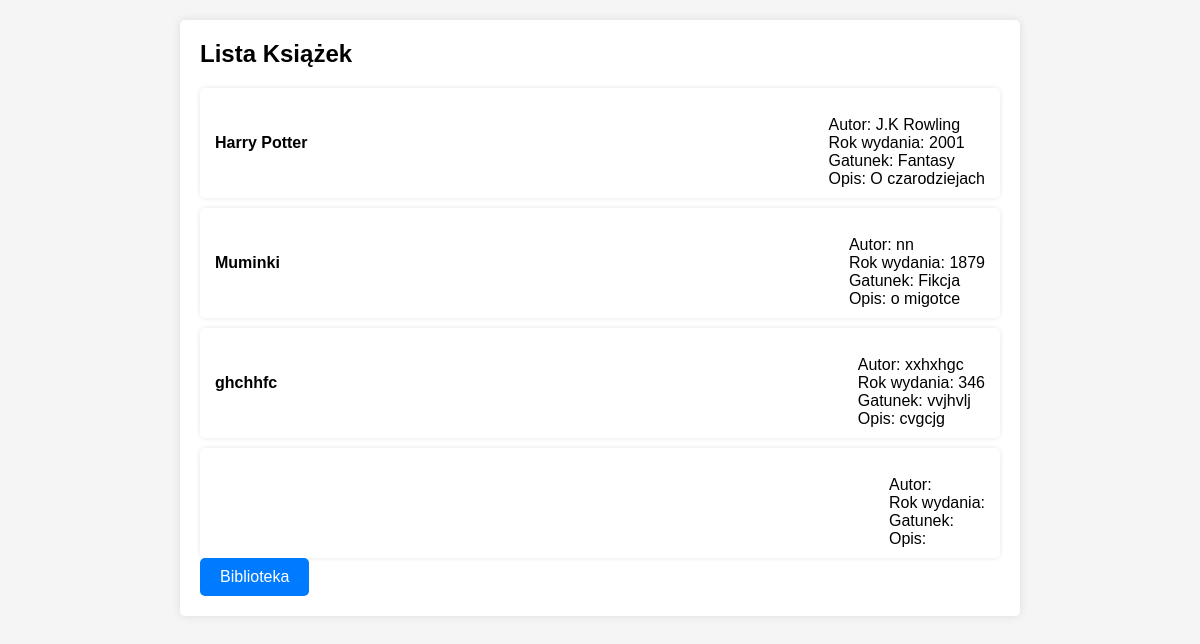
Page /list_books on the committed database.
### app/models.py (models this page shows)
class Book(db.Model):
    id = db.Column(db.Integer, primary_key=True)
    title = db.Column(db.String(128))
    author = db.Column(db.String(64))
    year = db.Column(db.Integer)
    genre = db.Column(db.String(64))
    description = db.Column(db.Text)

### app/routes.py (the view)
@routes_blueprint.route('/list_books')
def list_books():
    books = Book.query.all()
    return render_template('books.html', books=books)

### app/templates/books.html
<!DOCTYPE html>
<html>
<head>
    <link rel="stylesheet" href="{{ url_for('static', filename='style1.css') }}">
</head>
<body>
    <div class="container">
        <h1>Lista Książek</h1>
        <ul class="list-group">
            {% for book in books %}
            <li class="list-group-item">
                <strong>{{ book.title }}</strong><br>
                Autor: {{ book.author }}<br>
                Rok wydania: {{ book.year }}<br>
                Gatunek: {{ book.genre }}<br>
                Opis: {{ book.description }}
            </li>
            {% endfor %}
        </ul>
        <a href="{{ url_for('routes.index') }}" class="btn">Biblioteka</a>
    </div>
</body>
</html>

### app/static/style1.css (style rules this page uses)
body, h1, ul, li, form { margin: 0; padding: 0; list-style: none; }
body { font-family: Arial, sans-serif; background-color: #f5f5f5; padding: 20px; }
.container { max-width: 800px; margin: 0 auto; background-color: #fff; padding: 20px; border-radius: 5px; box-shadow: 0 0 10px rgba(0, 0, 0, 0.1); }
h1 { font-size: 24px; margin-bottom: 20px; }
ul { margin-top: 20px; }
a { text-decoration: none; color: #007BFF; }
.btn { display: inline-block; padding: 10px 20px; background-color: #007BFF; color: #fff; border: none; border-radius: 5px; cursor: pointer; transition: background-color 0.3s; }
.list-group { margin-top: 20px; }
.list-group-item { display: flex; justify-content: space-between; align-items: center; border: none; padding: 10px 15px; background-color: #fff; border-radius: 5px; box-shadow: 0 0 5px rgba(0, 0, 0, 0.1); margin-bottom: 10px; }
.list-group-item:last-child { margin-bottom: 0; }

### rows in the picture
Book: title "Harry Potter", author "J.K Rowling", year "2001", genre "Fantasy", description "O czarodziejach"
Book: title "Muminki", author "nn", year "1879", genre "Fikcja", description "o migotce"
Book: title "ghchhfc", author "xxhxhgc", year "346", genre "vvjhvlj", description "cvgcjg"
